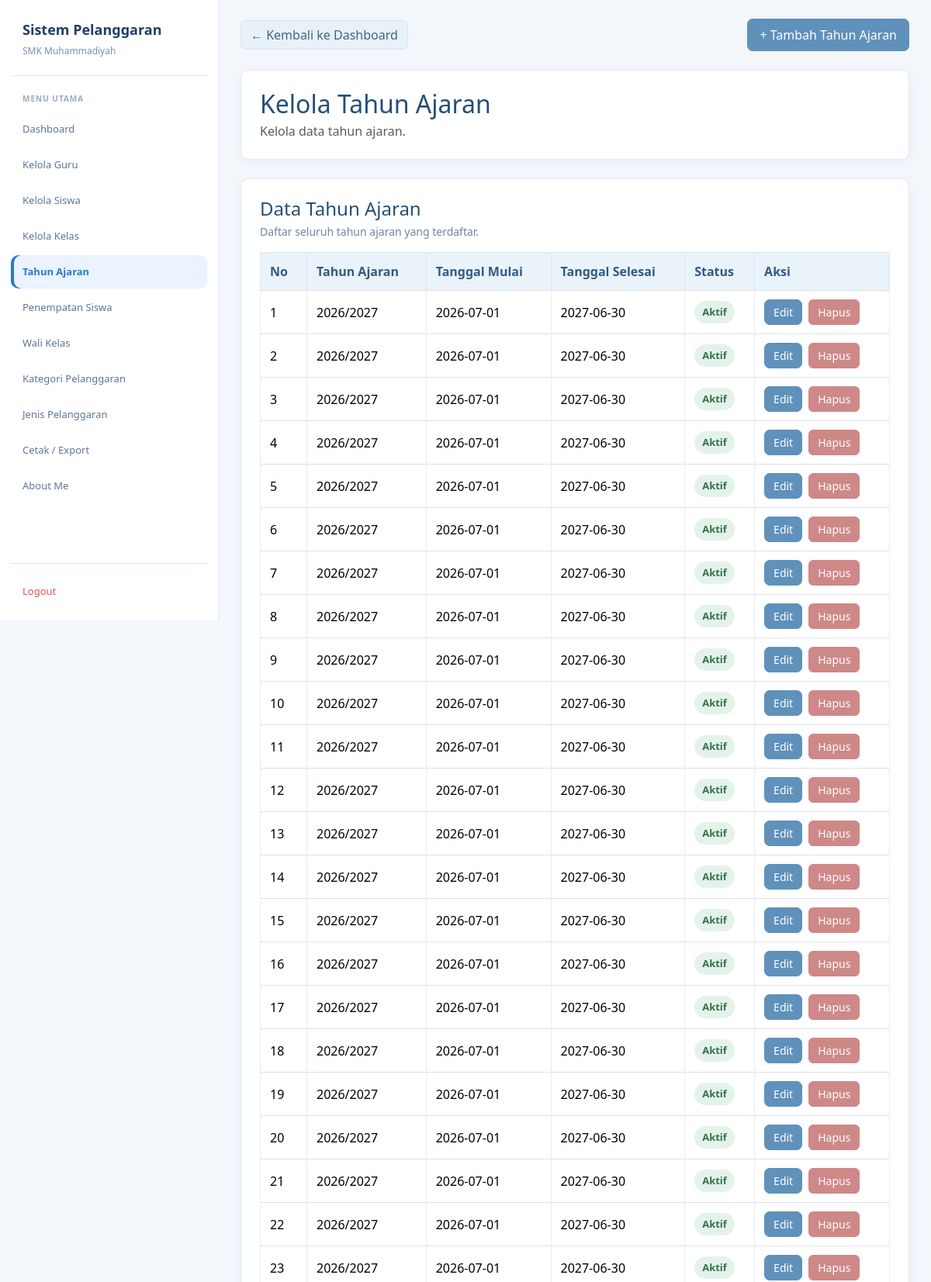
The app's page /admin/tahun_ajaran.php (signed in, upper part) with its own data.
### tables this page shows
CREATE TABLE `t_tahun_ajaran` (
  `id` int(11) NOT NULL,
  `nama` varchar(20) NOT NULL,
  `tanggal_mulai` date DEFAULT NULL,
  `tanggal_selesai` date DEFAULT NULL,
  `status_aktif` tinyint(1) DEFAULT NULL,
  `created_at` timestamp NULL DEFAULT current_timestamp(),
  `update_at` timestamp NULL DEFAULT current_timestamp()
);

### admin/tahun_ajaran.php (the view, shortened to what this page needs)
<?php
include "../config/koneksi.php";
$query = mysqli_query($koneksi, "SELECT * FROM t_tahun_ajaran ORDER BY id DESC");
?>
<!DOCTYPE html>
<html lang="id">
<head>
<link href="https://cdn.jsdelivr.net/npm/bootstrap@5.3.8/dist/css/bootstrap.min.css" rel="stylesheet">
<link href="https://cdn.datatables.net/2.3.4/css/dataTables.bootstrap5.min.css" rel="stylesheet">
</head>
<body>
<aside class="sidebar">
<div class="brand"><div class="brand-title">Sistem Pelanggaran</div><div class="brand-subtitle">SMK Muhammadiyah</div></div>
<div class="menu-title">Menu Utama</div>
<nav class="menu">
<a href="../dashboard.php" class="menu-link">Dashboard</a><a href="guru.php" class="menu-link">Kelola Guru</a><a href="siswa.php" class="menu-link">Kelola Siswa</a><a href="kelas.php" class="menu-link">Kelola Kelas</a><a href="tahun_ajaran.php" class="menu-link active">Tahun Ajaran</a><a href="penempatan_siswa.php" class="menu-link">Penempatan Siswa</a><a href="wali_kelas.php" class="menu-link">Wali Kelas</a><a href="kategori_pelanggaran.php" class="menu-link">Kategori Pelanggaran</a><a href="jenis_pelanggaran.php" class="menu-link">Jenis Pelanggaran</a><a href="cetak_export.php" class="menu-link">Cetak / Export</a><a href="../about.php" class="menu-link">About Me</a>
</nav><div class="logout"><a href="../logout.php" class="menu-link">Logout</a></div>
</aside>
<main class="main"><div class="container py-4">
<div class="d-flex flex-wrap justify-content-between align-items-center gap-2 mb-4"><a href="../dashboard.php" class="btn btn-secondary">&larr; Kembali ke Dashboard</a><button type="button" class="btn btn-primary" id="btnToggleTahun" aria-expanded="false" aria-controls="formTambahTahun">+ Tambah Tahun Ajaran</button></div>
<div class="card mb-4"><div class="card-body"><h2 class="judul mb-1">Kelola Tahun Ajaran</h2><p class="text-muted mb-0">Kelola data tahun ajaran.</p></div></div>
<div class="card"><div class="card-body"><h4 class="mb-1">Data Tahun Ajaran</h4><p class="keterangan mb-3">Daftar seluruh tahun ajaran yang terdaftar.</p>
<div class="table-responsive"><table id="tabelTahun" class="table table-bordered table-hover align-middle"><thead><tr><th style="width:60px">No</th><th>Tahun Ajaran</th><th>Tanggal Mulai</th><th>Tanggal Selesai</th><th>Status</th><th>Aksi</th></tr></thead><tbody>
<?php $no=1; while ($tahun=mysqli_fetch_assoc($query)) { ?><tr><td><?= $no++; ?></td><td><?= htmlspecialchars($tahun['nama']); ?></td><td><?= htmlspecialchars($tahun['tanggal_mulai']); ?></td><td><?= htmlspecialchars($tahun['tanggal_selesai']); ?></td><td><?php if ((int)$tahun['status_aktif']===1) { ?><span class="status-aktif">Aktif</span><?php } else { ?><span class="status-nonaktif">Tidak Aktif</span><?php } ?></td><td><div class="d-flex gap-2"><a href="edit_tahun_ajaran.php?id=<?= (int)$tahun['id']; ?>" class="btn btn-sm btn-primary">Edit</a><a href="hapus_tahun_ajaran.php?id=<?= (int)$tahun['id']; ?>" class="btn btn-sm btn-danger" onclick="return confirm('Yakin ingin menghapus tahun ajaran ini?')">Hapus</a></div></td></tr><?php } ?>
</tbody></table></div></div></div>
</div></main>
</body></html>

### admin/tahun_ajaran.php (style rules this page uses)
:root { --blue:#2878cf;--blue-dark:#203e68;--blue-soft:#eaf3ff;--white:#fff;--muted:#7890ad;--line:#dce9f8 }
* { box-sizing:border-box }
body { margin:0;background:#f3f7fc;color:#2f435a;font-family:"Segoe UI",Arial,sans-serif }
a { text-decoration:none }
.sidebar { position:fixed;left:0;top:0;width:282px;height:100vh;overflow-y:auto;background:#fff;border-right:1px solid var(--line);padding:25px 14px 16px;display:flex;flex-direction:column;z-index:1000 }
.brand { padding:0 15px 22px;border-bottom:1px solid var(--line);margin-bottom:22px }
.brand-title { font-size:18px;font-weight:700;color:var(--blue-dark);margin-bottom:5px }
.brand-subtitle { font-size:12px;color:var(--muted) }
.menu-title { font-size:10px;font-weight:700;color:#9aabc0;letter-spacing:1px;text-transform:uppercase;margin:0 15px 10px }
.menu { display:flex;flex-direction:column;gap:3px }
.menu-link { min-height:43px;display:flex;align-items:center;padding:10px 15px;border-radius:10px;color:#5e7695;font-size:13px;transition:.2s }
.menu-link:hover,.menu-link.active { background:var(--blue-soft);color:var(--blue) }
.menu-link.active { font-weight:600;box-shadow:inset 4px 0 0 var(--blue) }
.logout { margin-top:auto;padding-top:14px;border-top:1px solid var(--line) }
.logout .menu-link { color:#d9534f }
.main { margin-left:282px;min-height:100vh;padding:24px 28px 40px }
.container { width:100%;max-width:none!important;margin:0 auto;padding:0!important }
.judul,h4 { color:#234e78 }
.card { border:1px solid #e1eaf4!important;border-radius:10px;box-shadow:0 3px 12px rgba(35,78,120,.05)!important }
.card-body { padding:24px }
.btn-primary { --bs-btn-color:#fff;--bs-btn-bg:#5f91ba;--bs-btn-border-color:#5f91ba;--bs-btn-hover-color:#fff;--bs-btn-hover-bg:#4b7fa9;--bs-btn-hover-border-color:#4b7fa9;border-radius:7px;padding:8px 15px }
.btn-secondary { --bs-btn-bg:#e8f0f8;--bs-btn-border-color:#d8e5f1;--bs-btn-color:#426584;--bs-btn-hover-bg:#dceaf6;--bs-btn-hover-border-color:#cbddeb;--bs-btn-hover-color:#234e78;border-radius:7px }
.btn-danger { --bs-btn-color:#fff;--bs-btn-bg:#cf8888;--bs-btn-border-color:#cf8888;--bs-btn-hover-color:#fff;--bs-btn-hover-bg:#bd7777;--bs-btn-hover-border-color:#bd7777;border-radius:6px }
.btn-sm { padding:5px 11px }
.table { color:#344b63;vertical-align:middle;margin-bottom:0 }
.table thead th { background:#eaf2fa;color:#315b82;border-color:#dce7f1;font-weight:600;padding:12px;white-space:nowrap }
.table tbody td { border-color:#e5edf5;padding:11px 12px }
.status-aktif,.status-nonaktif { display:inline-block;padding:5px 10px;border-radius:20px;font-size:13px;font-weight:600;white-space:nowrap }
.status-aktif { background:#e4f3e9;color:#34734b }
.keterangan { color:#71849a;font-size:14px }

### records on screen
t_tahun_ajaran: nama "2026/2027", tanggal_mulai "2026-07-01", tanggal_selesai "2027-06-30", status_aktif "Aktif"
t_tahun_ajaran: nama "2026/2027", tanggal_mulai "2026-07-01", tanggal_selesai "2027-06-30", status_aktif "Aktif"
t_tahun_ajaran: nama "2026/2027", tanggal_mulai "2026-07-01", tanggal_selesai "2027-06-30", status_aktif "Aktif"
t_tahun_ajaran: nama "2026/2027", tanggal_mulai "2026-07-01", tanggal_selesai "2027-06-30", status_aktif "Aktif"
t_tahun_ajaran: nama "2026/2027", tanggal_mulai "2026-07-01", tanggal_selesai "2027-06-30", status_aktif "Aktif"
t_tahun_ajaran: nama "2026/2027", tanggal_mulai "2026-07-01", tanggal_selesai "2027-06-30", status_aktif "Aktif"
t_tahun_ajaran: nama "2026/2027", tanggal_mulai "2026-07-01", tanggal_selesai "2027-06-30", status_aktif "Aktif"
t_tahun_ajaran: nama "2026/2027", tanggal_mulai "2026-07-01", tanggal_selesai "2027-06-30", status_aktif "Aktif"
t_tahun_ajaran: nama "2026/2027", tanggal_mulai "2026-07-01", tanggal_selesai "2027-06-30", status_aktif "Aktif"
t_tahun_ajaran: nama "2026/2027", tanggal_mulai "2026-07-01", tanggal_selesai "2027-06-30", status_aktif "Aktif"
t_tahun_ajaran: nama "2026/2027", tanggal_mulai "2026-07-01", tanggal_selesai "2027-06-30", status_aktif "Aktif"
t_tahun_ajaran: nama "2026/2027", tanggal_mulai "2026-07-01", tanggal_selesai "2027-06-30", status_aktif "Aktif"
t_tahun_ajaran: nama "2026/2027", tanggal_mulai "2026-07-01", tanggal_selesai "2027-06-30", status_aktif "Aktif"
t_tahun_ajaran: nama "2026/2027", tanggal_mulai "2026-07-01", tanggal_selesai "2027-06-30", status_aktif "Aktif"
t_tahun_ajaran: nama "2026/2027", tanggal_mulai "2026-07-01", tanggal_selesai "2027-06-30", status_aktif "Aktif"
t_tahun_ajaran: nama "2026/2027", tanggal_mulai "2026-07-01", tanggal_selesai "2027-06-30", status_aktif "Aktif"
t_tahun_ajaran: nama "2026/2027", tanggal_mulai "2026-07-01", tanggal_selesai "2027-06-30", status_aktif "Aktif"
t_tahun_ajaran: nama "2026/2027", tanggal_mulai "2026-07-01", tanggal_selesai "2027-06-30", status_aktif "Aktif"
t_tahun_ajaran: nama "2026/2027", tanggal_mulai "2026-07-01", tanggal_selesai "2027-06-30", status_aktif "Aktif"
t_tahun_ajaran: nama "2026/2027", tanggal_mulai "2026-07-01", tanggal_selesai "2027-06-30", status_aktif "Aktif"
t_tahun_ajaran: nama "2026/2027", tanggal_mulai "2026-07-01", tanggal_selesai "2027-06-30", status_aktif "Aktif"
t_tahun_ajaran: nama "2026/2027", tanggal_mulai "2026-07-01", tanggal_selesai "2027-06-30", status_aktif "Aktif"
t_tahun_ajaran: nama "2026/2027", tanggal_mulai "2026-07-01", tanggal_selesai "2027-06-30", status_aktif "Aktif"
